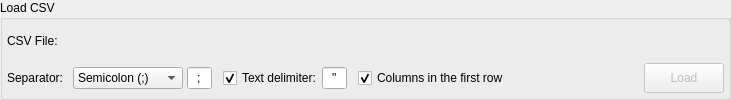
<?xml version="1.0" encoding="UTF-8"?>
<ui version="4.0">
 <class>CsvLoadWidget</class>
 <widget class="QWidget" name="CsvLoadWidget">
  <property name="geometry">
   <rect>
    <x>0</x>
    <y>0</y>
    <width>731</width>
    <height>100</height>
   </rect>
  </property>
  <property name="windowTitle">
   <string>Form</string>
  </property>
  <layout class="QGridLayout" name="gridLayout_2">
   <property name="leftMargin">
    <number>0</number>
   </property>
   <property name="topMargin">
    <number>0</number>
   </property>
   <property name="rightMargin">
    <number>0</number>
   </property>
   <property name="bottomMargin">
    <number>0</number>
   </property>
   <item row="0" column="0">
    <widget class="QGroupBox" name="groupBox">
     <property name="sizePolicy">
      <sizepolicy hsizetype="Preferred" vsizetype="Fixed">
       <horstretch>0</horstretch>
       <verstretch>0</verstretch>
      </sizepolicy>
     </property>
     <property name="minimumSize">
      <size>
       <width>0</width>
       <height>100</height>
      </size>
     </property>
     <property name="title">
      <string>Load CSV</string>
     </property>
     <layout class="QGridLayout" name="load_csv_grid">
      <property name="leftMargin">
       <number>4</number>
      </property>
      <property name="topMargin">
       <number>4</number>
      </property>
      <property name="rightMargin">
       <number>4</number>
      </property>
      <property name="bottomMargin">
       <number>4</number>
      </property>
      <item row="0" column="0">
       <widget class="QLabel" name="file_lbl">
        <property name="text">
         <string>CSV File:</string>
        </property>
       </widget>
      </item>
      <item row="1" column="0">
       <widget class="QLabel" name="separator_lbl">
        <property name="text">
         <string>Separator: </string>
        </property>
       </widget>
      </item>
      <item row="1" column="4">
       <spacer name="horizontalSpacer">
        <property name="orientation">
         <enum>Qt::Horizontal</enum>
        </property>
        <property name="sizeType">
         <enum>QSizePolicy::Fixed</enum>
        </property>
        <property name="sizeHint" stdset="0">
         <size>
          <width>5</width>
          <height>20</height>
         </size>
        </property>
       </spacer>
      </item>
      <item row="1" column="5">
       <layout class="QHBoxLayout" name="horizontalLayout">
        <property name="spacing">
         <number>0</number>
        </property>
        <item>
         <widget class="QCheckBox" name="col_names_chk">
          <property name="toolTip">
           <string>&lt;p&gt;Use the first row as column names in the CSV file. By unchecking this option the first row is used as data.&lt;/p&gt;</string>
          </property>
          <property name="statusTip">
           <string/>
          </property>
          <property name="text">
           <string>Columns in the first row</string>
          </property>
          <property name="checked">
           <bool>true</bool>
          </property>
         </widget>
        </item>
       </layout>
      </item>
      <item row="1" column="6">
       <spacer name="horizontalSpacer_6">
        <property name="orientation">
         <enum>Qt::Horizontal</enum>
        </property>
        <property name="sizeHint" stdset="0">
         <size>
          <width>32</width>
          <height>20</height>
         </size>
        </property>
       </spacer>
      </item>
      <item row="1" column="7" colspan="2">
       <widget class="QPushButton" name="load_btn">
        <property name="enabled">
         <bool>false</bool>
        </property>
        <property name="sizePolicy">
         <sizepolicy hsizetype="Preferred" vsizetype="Fixed">
          <horstretch>0</horstretch>
          <verstretch>0</verstretch>
         </sizepolicy>
        </property>
        <property name="minimumSize">
         <size>
          <width>0</width>
          <height>30</height>
         </size>
        </property>
        <property name="maximumSize">
         <size>
          <width>16777215</width>
          <height>16777215</height>
         </size>
        </property>
        <property name="text">
         <string>Load</string>
        </property>
        <property name="icon">
         <iconset resource="../res/resources.qrc">
          <normaloff>:/icones/icones/loadcsv.png</normaloff>:/icones/icones/loadcsv.png</iconset>
        </property>
        <property name="iconSize">
         <size>
          <width>22</width>
          <height>22</height>
         </size>
        </property>
        <property name="default">
         <bool>false</bool>
        </property>
        <property name="flat">
         <bool>false</bool>
        </property>
       </widget>
      </item>
      <item row="1" column="1">
       <layout class="QHBoxLayout" name="horizontalLayout_3">
        <property name="spacing">
         <number>4</number>
        </property>
        <item>
         <widget class="QComboBox" name="separator_cmb">
          <property name="sizePolicy">
           <sizepolicy hsizetype="Preferred" vsizetype="Fixed">
            <horstretch>0</horstretch>
            <verstretch>0</verstretch>
           </sizepolicy>
          </property>
          <property name="minimumSize">
           <size>
            <width>110</width>
            <height>0</height>
           </size>
          </property>
          <item>
           <property name="text">
            <string>Semicolon (;)</string>
           </property>
          </item>
          <item>
           <property name="text">
            <string>Comma (,)</string>
           </property>
          </item>
          <item>
           <property name="text">
            <string>Space</string>
           </property>
          </item>
          <item>
           <property name="text">
            <string>Tabulation</string>
           </property>
          </item>
          <item>
           <property name="text">
            <string>Other</string>
           </property>
          </item>
         </widget>
        </item>
        <item>
         <widget class="QLineEdit" name="separator_edt">
          <property name="sizePolicy">
           <sizepolicy hsizetype="Minimum" vsizetype="Fixed">
            <horstretch>0</horstretch>
            <verstretch>0</verstretch>
           </sizepolicy>
          </property>
          <property name="maximumSize">
           <size>
            <width>25</width>
            <height>16777215</height>
           </size>
          </property>
          <property name="baseSize">
           <size>
            <width>0</width>
            <height>0</height>
           </size>
          </property>
          <property name="text">
           <string>;</string>
          </property>
          <property name="maxLength">
           <number>2</number>
          </property>
          <property name="alignment">
           <set>Qt::AlignCenter</set>
          </property>
         </widget>
        </item>
       </layout>
      </item>
      <item row="1" column="3">
       <layout class="QHBoxLayout" name="horizontalLayout_2">
        <property name="spacing">
         <number>0</number>
        </property>
        <item>
         <widget class="QCheckBox" name="txt_delim_chk">
          <property name="text">
           <string>Text delimiter:</string>
          </property>
          <property name="checked">
           <bool>true</bool>
          </property>
         </widget>
        </item>
        <item>
         <widget class="QLineEdit" name="txt_delim_edt">
          <property name="enabled">
           <bool>true</bool>
          </property>
          <property name="sizePolicy">
           <sizepolicy hsizetype="Minimum" vsizetype="Fixed">
            <horstretch>0</horstretch>
            <verstretch>0</verstretch>
           </sizepolicy>
          </property>
          <property name="maximumSize">
           <size>
            <width>25</width>
            <height>16777215</height>
           </size>
          </property>
          <property name="baseSize">
           <size>
            <width>0</width>
            <height>0</height>
           </size>
          </property>
          <property name="text">
           <string>&quot;</string>
          </property>
          <property name="maxLength">
           <number>2</number>
          </property>
          <property name="alignment">
           <set>Qt::AlignCenter</set>
          </property>
         </widget>
        </item>
       </layout>
      </item>
      <item row="1" column="2">
       <spacer name="horizontalSpacer_2">
        <property name="orientation">
         <enum>Qt::Horizontal</enum>
        </property>
        <property name="sizeType">
         <enum>QSizePolicy::Fixed</enum>
        </property>
        <property name="sizeHint" stdset="0">
         <size>
          <width>5</width>
          <height>20</height>
         </size>
        </property>
       </spacer>
      </item>
     </layout>
    </widget>
   </item>
  </layout>
 </widget>
 <resources>
  <include location="../res/resources.qrc"/>
 </resources>
 <connections/>
</ui>
